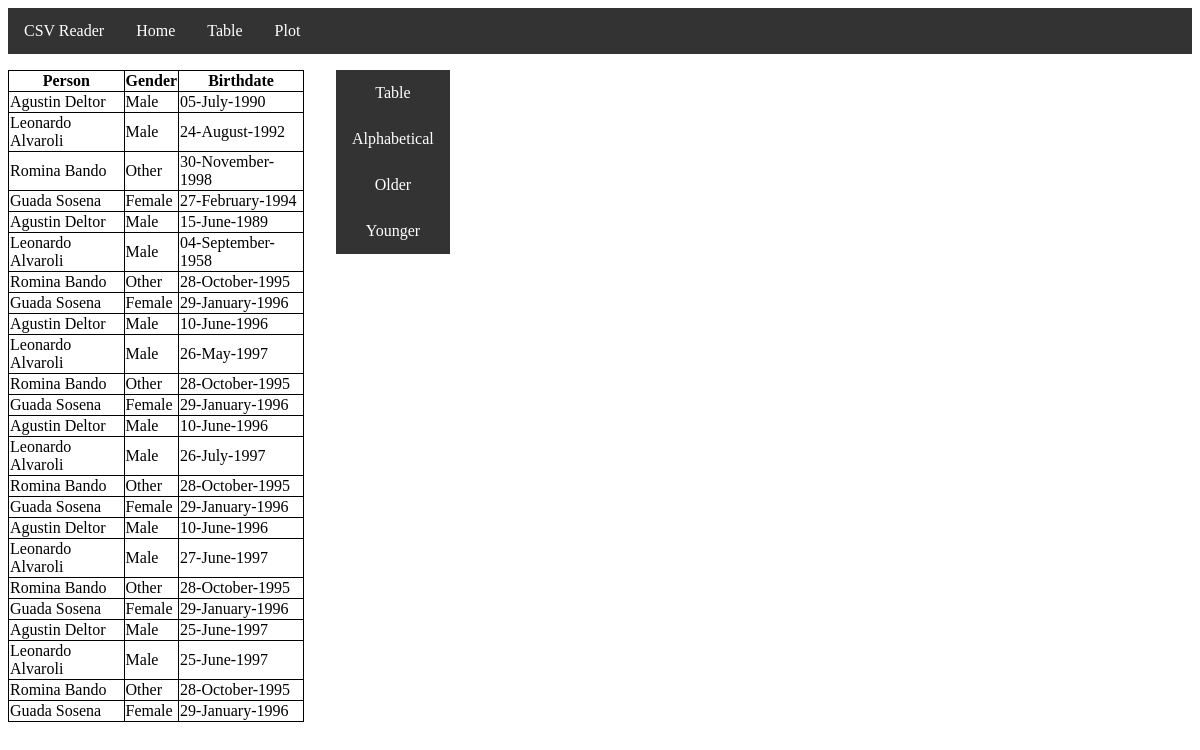
/table, run on an earlier commit of the app's database.
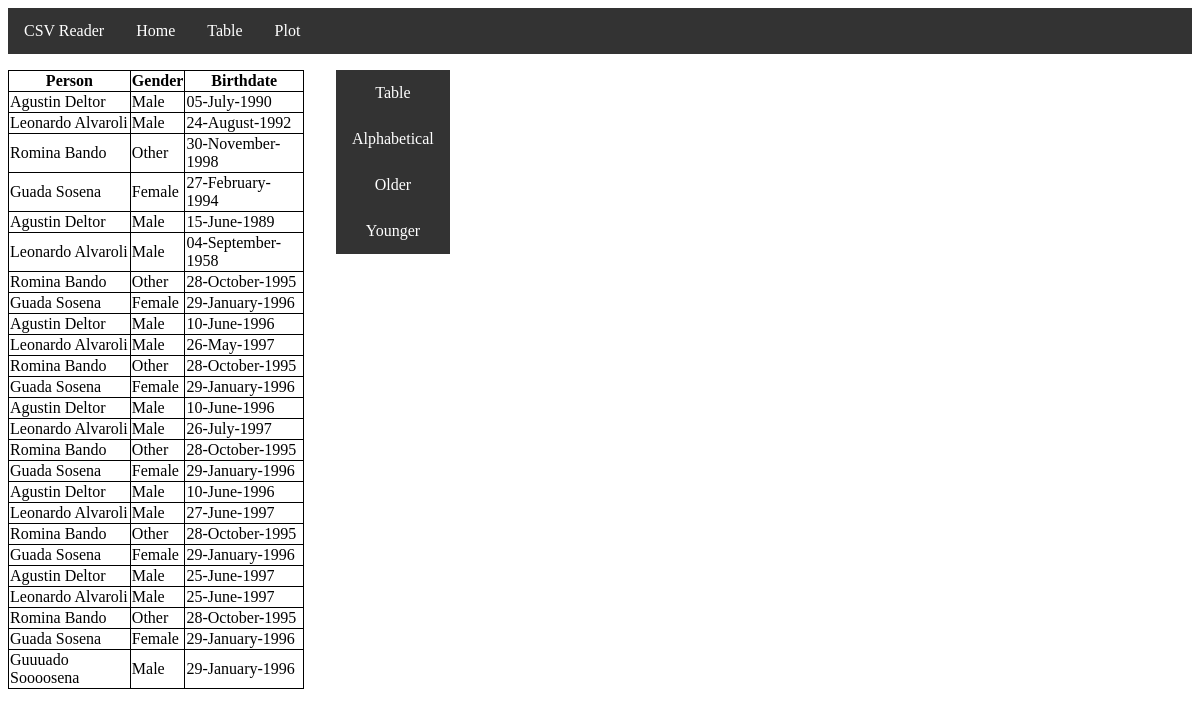
And on a later commit of the database.
### gview/models.py (models this page shows)
class Person(models.Model):
    name = models.CharField(max_length=128)
    birthdate = models.DateTimeField()
    created_at = models.DateTimeField(auto_now_add=True)
    updated_at = models.DateTimeField(auto_now=True)
    class Gender(models.TextChoices):
        MALE = 'M', _('Male')
        FEMALE = 'F', _('Female')
        OTHER = 'O', _('Other')
    gender = models.CharField(max_length=1, choices= Gender.choices)
    def __str__(self):
        return self.name
    def getGender(self):
        return Person.Gender(self.gender).label
    def getBirthdate(self):
        return self.birthdate.strftime("%d-%B-%Y")

### gview/views.py (the view)
# urls.py: path('table', views.idListView.as_view(), name='Table'),
class idListView(View):
    def get(self, request):
        data = Person.objects.all()
        return render(request, 'table.html', {'data': data})

### templates/table.html (shortened to what this page needs)
{% load static %}
{% include 'navbar.html' %}
<html>
<head>
</head>
    <font size="2" face="Tahoma" >
    <div class="upper">
        <table class="tabla" border="1"; width="25%";>
            <thead>
                <th>Person</th>
                <th>Gender</th>
                <th>Birthdate</th>
            </thead>
            {% for k in data  %}
            <tr>
                <td>{{k}}</td>
                <td>{{k.getGender}}</td>
                <td>{{k.getBirthdate}}</td>
            </tr>
            {% endfor %}
        </table>
        <div class="botones">
            <a class="form-submit-button" href="table">Table</a>
            <a href="alphabetical">Alphabetical</a>
            <a href="older">Older</a>
            <a href="younger">Younger</a>
        </div>
    </div>
    </font>
</html>

What changed in the data, as far as the page shows it:
added Person: name "Guuuado Soooosena", getGender "Male", getBirthdate "29-January-1996"
